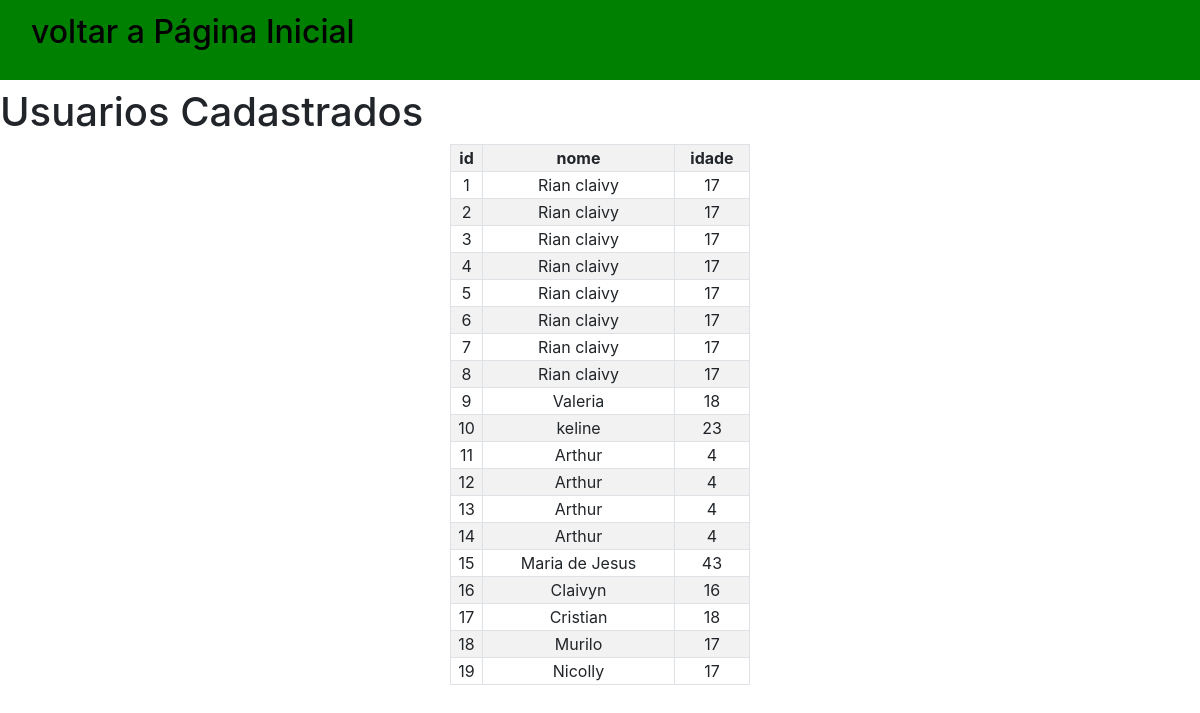
The page /cadastro/ on the database its author committed.
### app_cadastro/models.py (models this page shows)
class Utilizador(models.Model):
    id_usuario = models.AutoField(primary_key=True)
    nome = models.TextField(max_length=255)
    idade = models.IntegerField()

### app_cadastro/views.py (the view)
# urls.py: path('cadastro/',views.cadastro, name='cadastro')
def cadastro(request):
    cadastro = {
        'cadastro': Utilizador.objects.all()
    }
    return render(request,'usuarios/lista_cadastro.html', cadastro)

### app_cadastro/templates/usuarios/lista_cadastro.html (shortened to what this page needs)
<!doctype html>
<html lang="en">
  <head>
    <link rel="stylesheet" href="https://cdn.jsdelivr.net/npm/bootstrap@4.0.0/dist/css/bootstrap.min.css">
</head>
<body>
    <nav style="background-color:  green !important;" class="navbar navbar-light bg-light">
        <div class="container-fluid">
          <span class="navbar-brand mb-20 h1"><a style="text-decoration: none; color: black" href="{% url 'home' %}"><h2>voltar a Página Inicial</h2></a></span>
        </div>
    </nav>
    <h1>Usuarios Cadastrados</h1>
    <center>
    <div class="container">
        <table width="300px" class="table-bordered table-striped" style="text-align: center;" >
            <tr>
                <th>id</th>
                <th>nome</th>
                <th>idade</th>
            </tr>
            {% for usuario in cadastro %}
            <tr>
                <td>{{usuario.id_usuario}}</td>
                <td>{{usuario.nome}}</td>
                <td>{{usuario.idade}}</td>
            </tr>
            {% endfor %}
        </table>
    </center>
    </body>
</html>

### rows shown on the page
Utilizador: id_usuario "1", nome "Rian claivy", idade "17"
Utilizador: id_usuario "2", nome "Rian claivy", idade "17"
Utilizador: id_usuario "3", nome "Rian claivy", idade "17"
Utilizador: id_usuario "4", nome "Rian claivy", idade "17"
Utilizador: id_usuario "5", nome "Rian claivy", idade "17"
Utilizador: id_usuario "6", nome "Rian claivy", idade "17"
Utilizador: id_usuario "7", nome "Rian claivy", idade "17"
Utilizador: id_usuario "8", nome "Rian claivy", idade "17"
Utilizador: id_usuario "9", nome "Valeria", idade "18"
Utilizador: id_usuario "10", nome "keline", idade "23"
Utilizador: id_usuario "11", nome "Arthur", idade "4"
Utilizador: id_usuario "12", nome "Arthur", idade "4"
Utilizador: id_usuario "13", nome "Arthur", idade "4"
Utilizador: id_usuario "14", nome "Arthur", idade "4"
Utilizador: id_usuario "15", nome "Maria de Jesus", idade "43"
Utilizador: id_usuario "16", nome "Claivyn", idade "16"
Utilizador: id_usuario "17", nome "Cristian", idade "18"
Utilizador: id_usuario "18", nome "Murilo", idade "17"
Utilizador: id_usuario "19", nome "Nicolly", idade "17"
